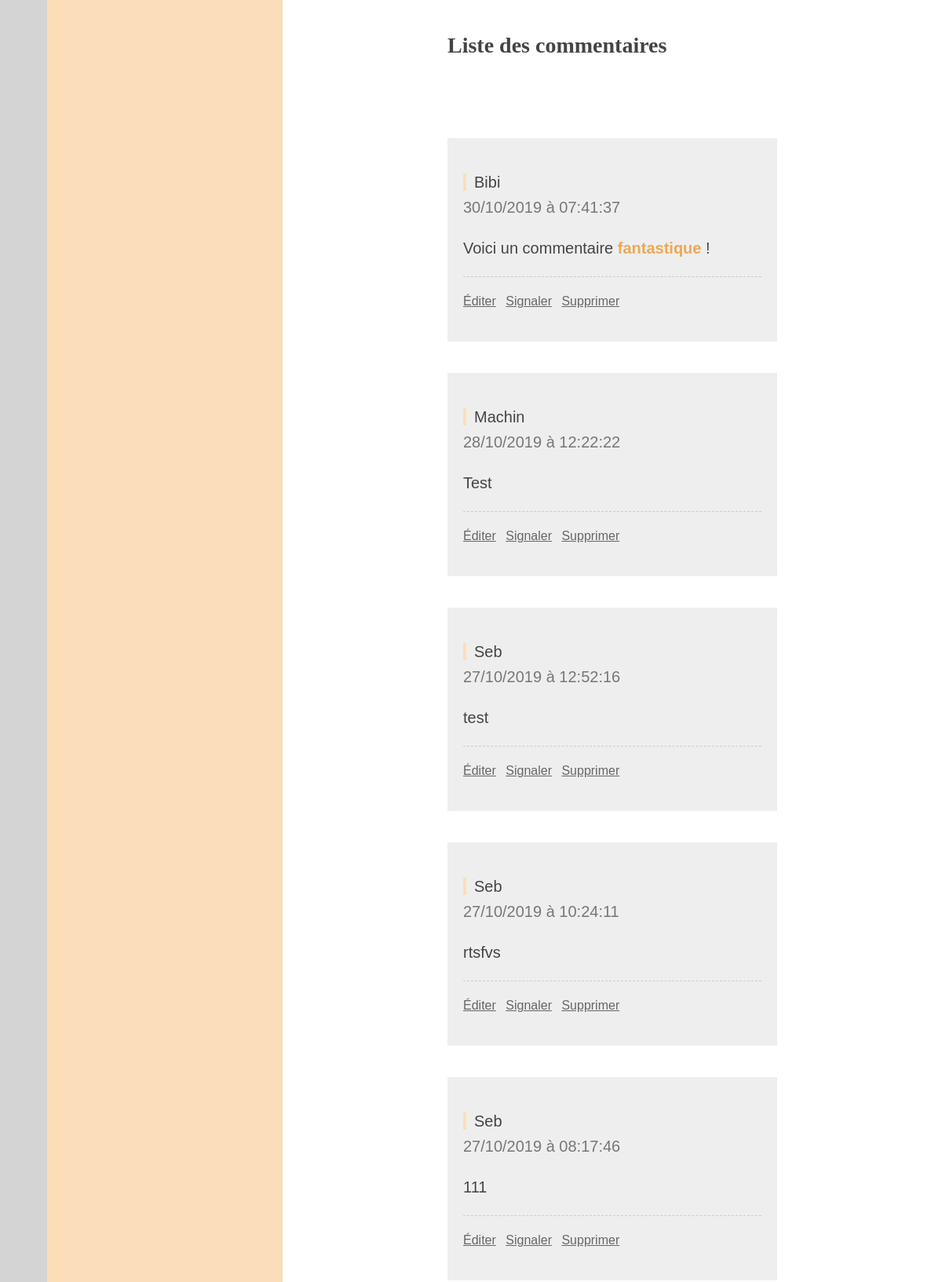
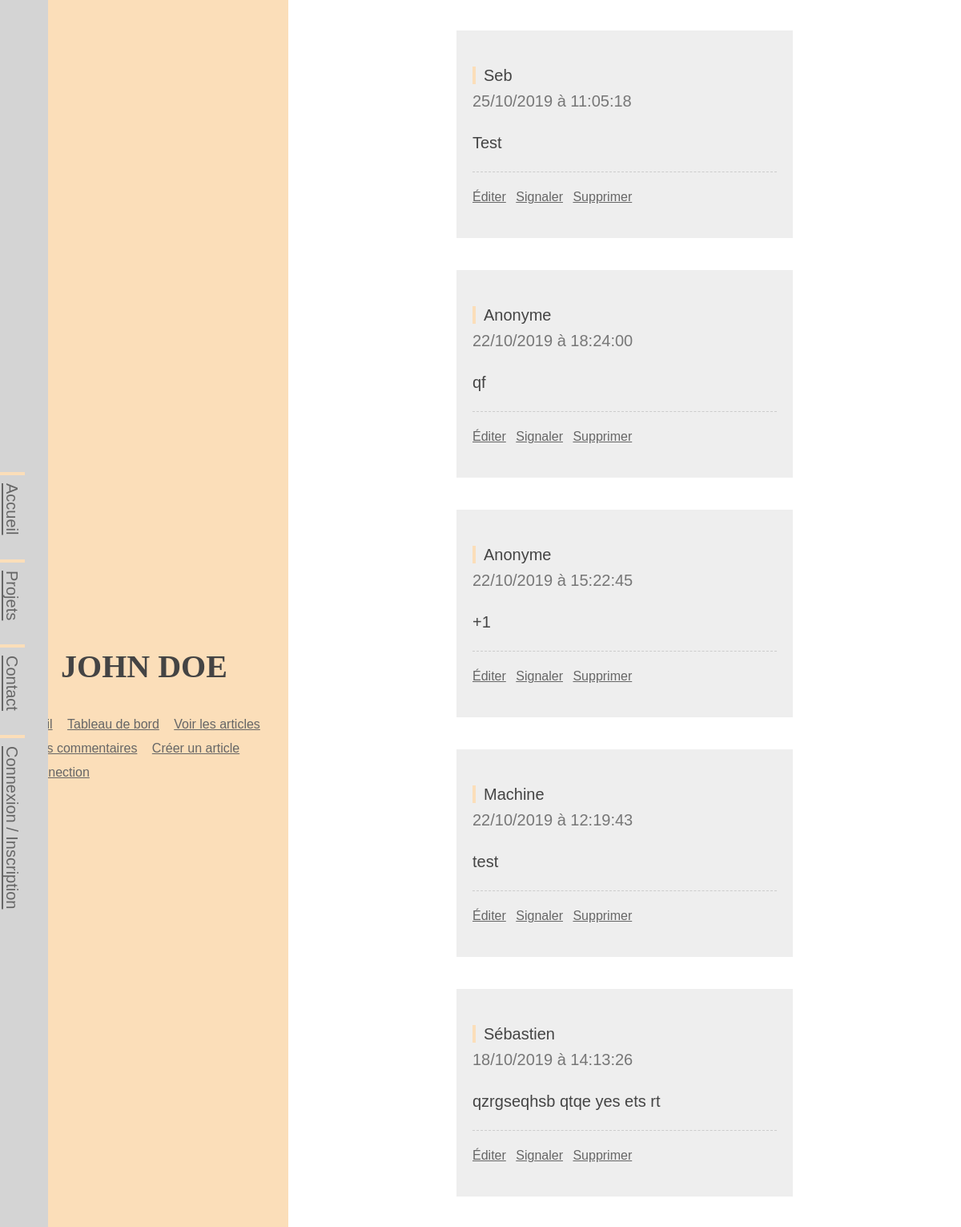
The page /index.php?action=adminListComments (signed in, upper part) on the database its author committed (2 pictures, top to bottom).
### tables this page shows
CREATE TABLE `comments` (
  `id` int(11) NOT NULL,
  `post_id` int(11) NOT NULL,
  `author` varchar(255) NOT NULL,
  `comment` text NOT NULL,
  `reporting` tinyint(1) NOT NULL,
  `comment_date` datetime NOT NULL
);

### controller/backend.php (called while the page is built, shortened)
<?php
require('./model/backend/CommentManager.php');
function adminListComments()
{
    $commentManager = new \SebastienSenechal\Miniblog\Model\Backend\CommentManager();
    $comments = $commentManager->getAllComments();
    require ('view/backend/listCommentsView.php');
}

### model/backend/CommentManager.php (called while the page is built, shortened)
<?php
class CommentManager extends Manager
{
  public function getAllComments()
  {
    $db = $this->dbConnect();
    $comments = $db->query('SELECT id, post_id, author, comment, reporting, DATE_FORMAT(comment_date, \'%d/%m/%Y à %H:%i:%s\') AS comment_date_fr FROM comments ORDER BY comment_date DESC');
    return $comments;
  }
}

### view/backend/listCommentsView.php (the view, shortened to what this page needs)
<header id="header">
  <h1>John Doe</h1>
  <?php include('./view/nav_backend.php') ?>
</header>
<div id="layout-post">
  <section id="content-news">
    <header>
      <h2>
          Liste des commentaires
      </h2>
    </header>
    <article class="news">
      <?php
      while ($comment = $comments->fetch())
      {
      ?>
        <aside class="content-comment">
          <p><span class="meta-content"><?= htmlspecialchars($comment['author']) ?><br />
          <span class="comment-date"><?= $comment['comment_date_fr'] ?></span></span></p>
          <p><?= nl2br($comment['comment']) ?></p>
          <ul class="admin-content">
            <li><a href="index.php?action=userUpdateComment&amp;id=<?= $comment['id'];?>">Éditer</a></li>
            <li><a href="#">Signaler</a></li>
            <li><a href="index.php?action=deleteComment&amp;id=<?= $comment['id'];?>">Supprimer</a></li>
          </ul>
        </aside>
      <?php
      }
      $comments->closeCursor(); ?>
    </article>
  </section>
</div>
<?php require('view/backend/template.php') ?>

### public/css/style.css (style rules this page uses)
*, *:before, *:after { outline: none; -webkit-box-sizing: inherit; -moz-box-sizing: inherit; box-sizing: inherit; -webkit-font-smoothing: antialiased; -moz-osx-font-smoothing: grayscale; }
html { width: 100vw; height: auto; }
body { margin: 0; padding: 0; width: 100vw; height:auto; color: #444; font-size: 20px; line-height: 30px; scroll-behavior: smooth; overflow:hidden; font-family: 'Nunito Sans', Verdana, sans-serif; }
p, address { font-size:1em;line-height:1.6em;font-weight:400; color:#444; }
a { font-size:1em; line-height:1.6em;font-weight:400; color:#666;text-decoration: underline; }
h1, h2, h3, h4 { font-family: 'Spectral', Georgia, serif; color: #444; }
h1 { text-transform:uppercase;font-weight:800; }
h2 { font-weight:700; }
strong { font-weight: bold; color: #EEA852; }
h1 { font-size: 2em; line-height: 1.5em; }
h2 { font-size: 1.4em; }
h2 span, h3 span, h4 span, p span { color:#777; }
.meta-content:first-child { border-left: 4px solid #fbdeb9; padding-left: 10px; color: #444; }
section { width:50%; margin: 1em auto; }
.news { border-bottom: 1px dotted #000; padding: 2em 0; }
.content-comment { margin-top: 2em; margin-bottom: 2em; padding: 1em; background: #eee; }
#header { width: 30%; height: 100vh; display: flex; flex-direction: column; justify-content: center; align-items: center; background: #FBDEB9; color: #666; }
#layout-post { display: -ms-flexbox; display: -webkit-flex; display: flex; -webkit-flex-direction: column; -ms-flex-direction: column; flex-direction: column; -webkit-flex-wrap: nowrap; -ms-flex-wrap: nowrap; flex-wrap: nowrap; -webkit-justify-content: flex-start; -ms-flex-pack: start; justify-content: flex-start; -webkit-align-content: stretch; -ms-flex-line-pack: stretch; align-content: stretch; -webkit-align-items: stretch; -ms-flex-align: stretch; align-items: stretch; overflow-y: scroll; height: 100vh; width: 70%; }
.admin-content { list-style: none; padding-left: 0; padding-top: 1em; margin-top: 1em; border-top: 1px dashed #ccc; font-size: .8em; }
.admin-content li { display: inline-block; margin-right: .5em; }

### rows shown on the page
comments: author "Bibi", comment_date_fr "30/10/2019 à 07:41:37", comment "Voici un commentaire fantastique !"
comments: author "Machin", comment_date_fr "28/10/2019 à 12:22:22", comment "Test"
comments: author "Seb", comment_date_fr "27/10/2019 à 12:52:16", comment "test"
comments: author "Seb", comment_date_fr "27/10/2019 à 10:24:11", comment "rtsfvs"
comments: author "Seb", comment_date_fr "27/10/2019 à 08:17:46", comment "111"
comments: author "Seb", comment_date_fr "25/10/2019 à 11:05:18", comment "Test"
comments: author "Anonyme", comment_date_fr "22/10/2019 à 18:24:00", comment "qf"
comments: author "Anonyme", comment_date_fr "22/10/2019 à 15:22:45", comment "+1"
comments: author "Machine", comment_date_fr "22/10/2019 à 12:19:43", comment "test"
comments: author "Sébastien", comment_date_fr "18/10/2019 à 14:13:26", comment "qzrgseqhsb qtqe yes ets rt"
